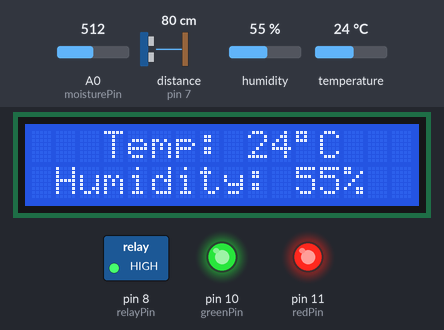
Recording of a sketch running on a simulated Arduino Uno, built with avr-gcc and run on an emulated ATmega328P. Parts: 16×2 character LCD, switched loads named in the sketch (green lamp = pin HIGH), output pins drawn as LEDs (lit = HIGH). Wiring (inferred from the names in the program): ultrasonic range finder: trigger pin 6; echo pin 7. The inputs (shaded band) are chosen by the test bench; at power-on: temperature 24 °C, distance to the obstacle (sensor on pin 7) 80 cm, A0 (moisturePin) = 512, humidity 55 %. The echo pulse lasts 58.3 µs per cm; pins used as bus, display or sensor lines are not drawn.

Above: at 1.7 s.
1.8 s: temperature set to 17 °C
At 4.1 s:
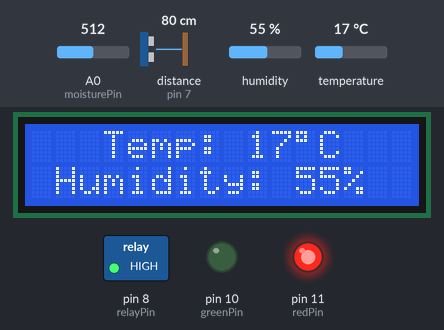
8.1 s: temperature set to 14 °C
At 10.5 s:
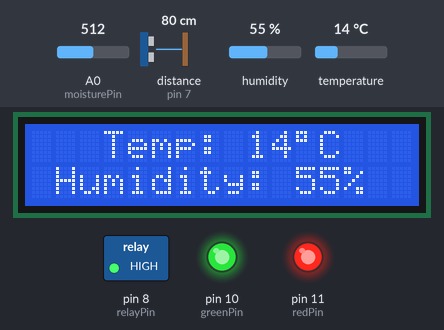
10.8 s: temperature set to 0 °C
At 12.5 s:
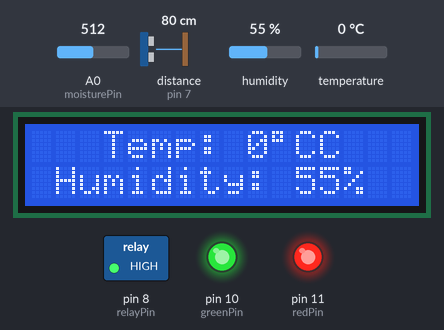
12.8 s: distance to the obstacle (sensor on pin 7) set to 22 cm
14.6 s: distance to the obstacle (sensor on pin 7) set to 18 cm
At 15.9 s:
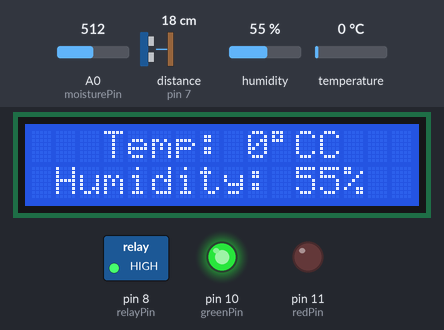
16.9 s: A0 (moisturePin) set to 807
18.7 s: A0 (moisturePin) set to 825
At 20.1 s:
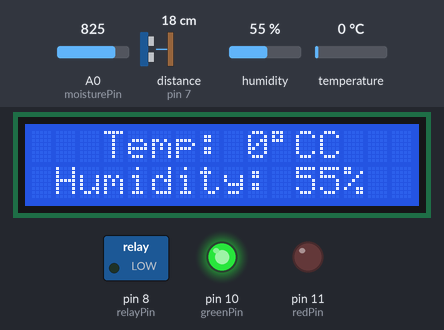
Timing chart, 0 to 21.7 s (numbered marks = the images above; inputs shaded):
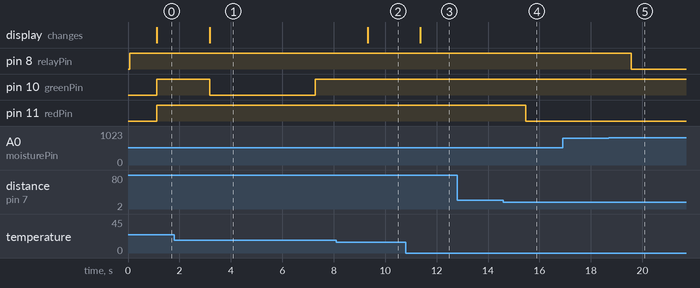

Measured:
- the behaviour switches between 16 and 15 °C on temperature (found by bisection; images 1 and 2)
- the behaviour switches between 20 and 19 cm on distance to the obstacle (sensor on pin 7) (found by bisection; images 3 and 4)
- the behaviour switches between 817 and 818 on A0 (moisturePin) (found by bisection; images 4 and 5)
- after the input at 1.8 s, the display: changes after 1.4 s (image 1)
- after the input at 8.1 s, pin 10 (greenPin): stays HIGH (without the input it goes to LOW after 1.2 s); the display: changes after 1.2 s (image 2)
- after the input at 10.8 s, the display: changes after 0.57 s (image 3)
- after the input at 12.8 s, every drawn part: stays the same
- after the input at 14.6 s, pin 11 (redPin): HIGH → LOW after 0.87 s
- after the input at 16.9 s, every drawn part: stays the same
- after the input at 18.7 s, pin 8 (relayPin): HIGH → LOW after 0.87 s

The sketch:

Arduino.ino
```cpp
// libraries
#include <SoftwareSerial.h>
#include "DHT.h"

// pins
SoftwareSerial espSerial(2, 3);
DHT dht(4, DHT11);
#define moisturePin A0
#define relayPin 8

// constants
const int DryValue = 1023;
const int WetValue = 338;

// variables
int   moisture = 0;
int   temperature;
int   humidity;
int   waterLevel;
bool  pump = false;
bool  isConnected = false;


void setup()
{
  turnOffPump();

  // esp communication
  espSerial.begin(115200);

  // dht11
  dht.begin();

  // lcd
  initLCD();

  // soil moisture
  pinMode(relayPin, OUTPUT);
  digitalWrite(relayPin, HIGH);

  initWaterLevel();
}

void loop()
{
  readFromEsp();
  // dht
  temperature = dht.readTemperature();
  humidity = dht.readHumidity();
  printOnLCD(temperature, humidity);

  // soil moisture
  moisture = analogRead(moisturePin);
  moisture = map(moisture, DryValue, WetValue, 0, 100);
  moisture = constrain(moisture, 0, 100);

  waterLevel = checkWaterLevel();

  // send data to cloud
  if (isConnected)
    sendData();

  // pump
  if (moisture < 30)
  {
    pump = turnOnPump();
    delay(1000);
  }
  else if (pump)
    pump = turnOffPump();

  delay(1000);
}

bool turnOnPump()
{
  digitalWrite(relayPin, LOW);
  espSerial.println("p1");
  return (true);
}

bool turnOffPump()
{
  digitalWrite(relayPin, HIGH);
  espSerial.println("p0");
  return (false);
}

void readFromEsp()
{
  char input[21];

    espSerial.readBytes(input, 20);
    char *data = strtok(input, "\n");
    while (data && strlen(data) > 1)
    {
      switch (data[0])
      {
        case 'd':
          isConnected = false;
          break;
        case 'c':
          isConnected = true;
          sendData();
          break;
        case 'p':
          pump = data[1] == '1' ? turnOnPump() : turnOffPump();
          break;
      }
      data = strtok(0, "\n");
    }
}

void sendData()
{
  espSerial.println("t" + String(temperature));
  espSerial.println("h" + String(humidity));
  espSerial.println("p" + String(pump ? 1 : 0));
  espSerial.println("m" + String(moisture));
  espSerial.println("w" + String(waterLevel));
}
```

water_level.ino
```cpp
#define echoPin 7
#define trigPin 6
#define greenPin 10
#define redPin 11

unsigned long maxDistance;
unsigned long maxDistance_75;
unsigned long maxDistance_50;
unsigned long maxDistance_25;
unsigned long distance;
unsigned long duration;

void  initWaterLevel() {
  pinMode(echoPin, INPUT);
  pinMode(trigPin, OUTPUT);
  pinMode(redPin, OUTPUT);
  pinMode(greenPin, OUTPUT);

  digitalWrite(trigPin, LOW);
  delayMicroseconds(2);
  digitalWrite(trigPin, HIGH);
  delayMicroseconds(10);
  digitalWrite(trigPin, LOW);

  duration = pulseIn(echoPin, HIGH);
  maxDistance = duration * 0.034;
  maxDistance_75 = maxDistance * 0.75;
  maxDistance_50 = maxDistance * 0.50;
  maxDistance_25 = maxDistance * 0.25;
}

int  checkWaterLevel() {
  digitalWrite(trigPin, LOW);
  delayMicroseconds(2);
  digitalWrite(trigPin, HIGH);
  delayMicroseconds(10);
  digitalWrite(trigPin, LOW);
  duration = pulseIn(echoPin, HIGH);
  distance = duration * 0.034;

  if (distance >= maxDistance)
  {
    // LED Red
    digitalWrite(redPin, HIGH);
    digitalWrite(greenPin, LOW);
  }
  else if (distance >= maxDistance_75)
  {
    // LED Orange
    digitalWrite(redPin, 255);
    digitalWrite(greenPin, 10);
  }
  else if (distance >= maxDistance_50)
  {
    // LED Yellow
    digitalWrite(redPin, 255);
    digitalWrite(greenPin, 255);
  }
  else if (distance >= maxDistance_25)
  {
    // LED Greenish
    digitalWrite(redPin, 10);
    digitalWrite(greenPin, 255);
  }
  else
  {
    // LED Green
    digitalWrite(redPin, 0);
    digitalWrite(greenPin, 255);
  }

  return (100 - distance * 100 / maxDistance);
}
```

lcd.ino
```cpp
#include <LiquidCrystal_I2C.h>

LiquidCrystal_I2C lcd(0x27, 16, 2);

void    initLCD() {
  lcd.init();
  lcd.clear();
}

void    printOnLCD(int temperature, int humidity) {
    lcd.backlight();
    lcd.setCursor(3, 0);
    lcd.print("Temp: ");
    lcd.print(temperature);
    lcd.print((char)223);
    lcd.print("C");
    lcd.setCursor(1, 1);
    lcd.print("Humidity: ");
    lcd.print(humidity);
    lcd.print("%");
}
```
